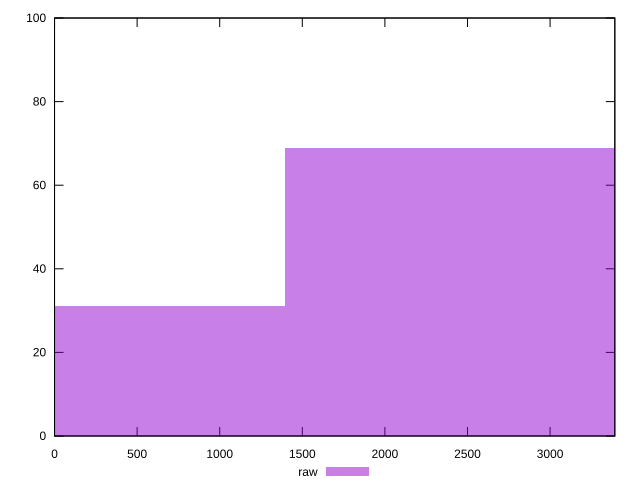

The gnuplot source for this figure:
reset

$raw <<EOF
0 31
2784.686780841124 69
EOF

set key outside below
set boxwidth 2784.686780841124
set xrange [0:3392]
set yrange [0:100]
set trange [0:100]
set style fill transparent solid 0.5 noborder
set terminal svg size 640, 490 enhanced background rgb 'white'
set output "report_00015_2021-02-09T16-11-33.973Z/uses-rel-preload/samples/pages/raw/histogram.svg"

plot $raw title "raw" with boxes

reset
